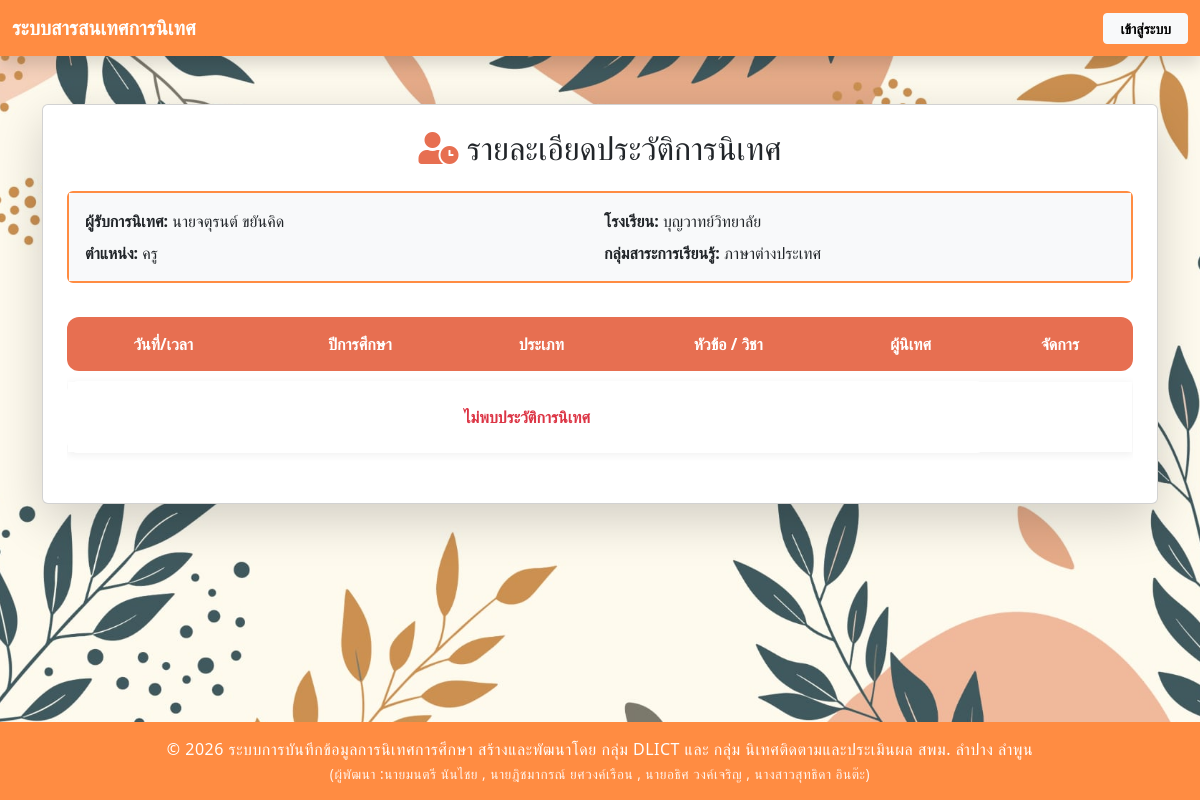
The page /session_details.php?teacher_pid=3100100000003 on the database its author committed.
### tables this page shows
CREATE TABLE `school` (
  `school_id` int(11) NOT NULL COMMENT 'รหัสโรงเรียน',
  `school_name` varchar(255) DEFAULT NULL COMMENT 'ชื่อโรงเรียน'
);

CREATE TABLE `position` (
  `position_id` int(11) NOT NULL COMMENT 'รหัสตำแหน่ง',
  `position_name` varchar(255) DEFAULT NULL COMMENT 'ชื่อตำแหน่ง'
);

CREATE TABLE `subject_group` (
  `subjectgroup_id` int(11) NOT NULL COMMENT 'รหัสกลุ่มสาระฯ',
  `subjectgroup_name` varchar(255) DEFAULT NULL COMMENT 'ชื่อกลุ่มสาระการเรียนรู้'
);

### session_details.php (the view, shortened to what this page needs)
<?php
require_once __DIR__ . '/config/db_connect.php';
$teacher_pid = $_GET['teacher_pid'] ?? $_POST['teacher_pid'] ?? null;
$academic_year = $_GET['academic_year'] ?? $_POST['academic_year'] ?? '';
$teacher_info = null;
$results      = [];
try {
    $sql_teacher = "
        SELECT
            CONCAT(IFNULL(p.prefix_name,''), t.f_name, ' ', t.l_name) AS teacher_full_name,
            s.school_name AS SchoolName,
            pos.position_name AS teacher_position,
            sg.subjectgroup_name
        FROM teacher t
        LEFT JOIN prefix p ON t.prefix_id = p.prefix_id
        LEFT JOIN school s ON t.school_id = s.school_id
        LEFT JOIN position pos ON t.position_id = pos.position_id
        LEFT JOIN subject_group sg ON t.subjectgroup_id = sg.subjectgroup_id
        WHERE t.t_pid = :pid
    ";
    $stmt = $conn->prepare($sql_teacher);
    $stmt->execute([':pid' => $teacher_pid]);
    $teacher_info = $stmt->fetch(PDO::FETCH_ASSOC);
    $stmt = $conn->prepare($sql_history);
    $stmt->execute([
        ':pid1' => $teacher_pid,
        ':pid2' => $teacher_pid,
        ':year' => $academic_year
    ]);
    $results = $stmt->fetchAll(PDO::FETCH_ASSOC);
} catch (PDOException $e) {
    die('<div class="alert alert-danger mt-5 text-center">
        เกิดข้อผิดพลาด: ' . htmlspecialchars($e->getMessage()) . '
    </div>');
}
?>
<!DOCTYPE html>
<html lang="th">
<head>
    <link href="https://cdn.jsdelivr.net/npm/bootstrap@5.3.3/dist/css/bootstrap.min.css" rel="stylesheet">
    <link rel="stylesheet" href="https://cdnjs.cloudflare.com/ajax/libs/font-awesome/5.15.4/css/all.min.css">
    <link rel="stylesheet" href="css/styles.css">
</head>
<body class="bg-light d-flex flex-column min-vh-100">
    <?php include 'navbar.php'; ?>
    <div class="container mt-3 mt-md-5">
        <div class="card shadow-lg p-4">
            <h2 class="card-title text-center mb-4">
                <i class="fas fa-user-clock" style="color: var(--warm-primary);"></i> รายละเอียดประวัติการนิเทศ
            </h2>
            <div class="card mb-4" style="border: 2px solid var(--warm-secondary);">
                <div class="card-body bg-light p-3">
                    <div class="row g-2">
                        <div class="col-12 col-md-6">
                            <strong>ผู้รับการนิเทศ:</strong> <?php echo htmlspecialchars($teacher_info['teacher_full_name']); ?>
                        </div>
                        <div class="col-12 col-md-6">
                            <strong>โรงเรียน:</strong> <?php echo htmlspecialchars($teacher_info['SchoolName']); ?>
                        </div>
                        <div class="col-12 col-md-6">
                            <strong>ตำแหน่ง:</strong> <?php echo htmlspecialchars($teacher_info['teacher_position']); ?>
                        </div>
                        <div class="col-12 col-md-6">
                            <strong>กลุ่มสาระการเรียนรู้:</strong> <?php echo htmlspecialchars($teacher_info['subjectgroup_name'] ?? '-'); ?>
                        </div>
                    </div>
                </div>
            </div>
            <div class="table-responsive">
                <table class="table table-modern text-center w-100">
                    <thead>
                        <tr>
                            <th>วันที่/เวลา</th>
                            <th>ปีการศึกษา</th>
                            <th>ประเภท</th>
                            <th>หัวข้อ / วิชา</th>
                            <th>ผู้นิเทศ</th>
                            <th>จัดการ</th>
                        </tr>
                    </thead>
                    <tbody>
                        <?php if (empty($results)) : ?>
                            <tr>
                                <td colspan="5" class="text-center text-danger fw-bold p-4">
                                    ไม่พบประวัติการนิเทศ
                                </td>
                            </tr>
                        <?php endif; ?>
                    </tbody>
                </table>
            </div>
        </div>
    </div>
    <?php include 'footer.php'; ?>
</body>
</html>

### css/styles.css (style rules this page uses)
body { background-image: url('../images/bg001.jpg'); background-size: cover; background-repeat: no-repeat; background-position: center center; background-attachment: fixed; background-color: #f8f9fa; }

### session_details.php (style rules this page uses)
:root { --warm-primary: #e76f51; --warm-secondary: #ff8c42; --warm-light: #ffe8d6; --warm-hover: #d65d40; }
.table-modern { border-collapse: separate; border-spacing: 0 10px; }
.table-modern thead th { border: none; background-color: var(--warm-primary); color: #ffffff; font-weight: bold; padding: 15px; }
.table-modern tbody tr { background-color: #ffffff; box-shadow: 0 2px 8px rgba(0,0,0,0.06); transition: all 0.3s ease; }
.table-modern tbody td { border: none; padding: 15px; vertical-align: middle; }
.table-modern tbody td:first-child, .table-modern thead th:first-child { border-top-left-radius: 12px; border-bottom-left-radius: 12px; }
.table-modern tbody td:last-child, .table-modern thead th:last-child { border-top-right-radius: 12px; border-bottom-right-radius: 12px; }

### navbar.php (style rules this page uses)
:root { --primary-color: #ff8c42; }

### rows shown on the page
school: school_name "บุญวาทย์วิทยาลัย", position.position_name "ครู", subject_group.subjectgroup_name "ภาษาต่างประเทศ"

### other values the page prints
$teacher_info['teacher_full_name'] "นายจตุรนต์ ขยันคิด"
